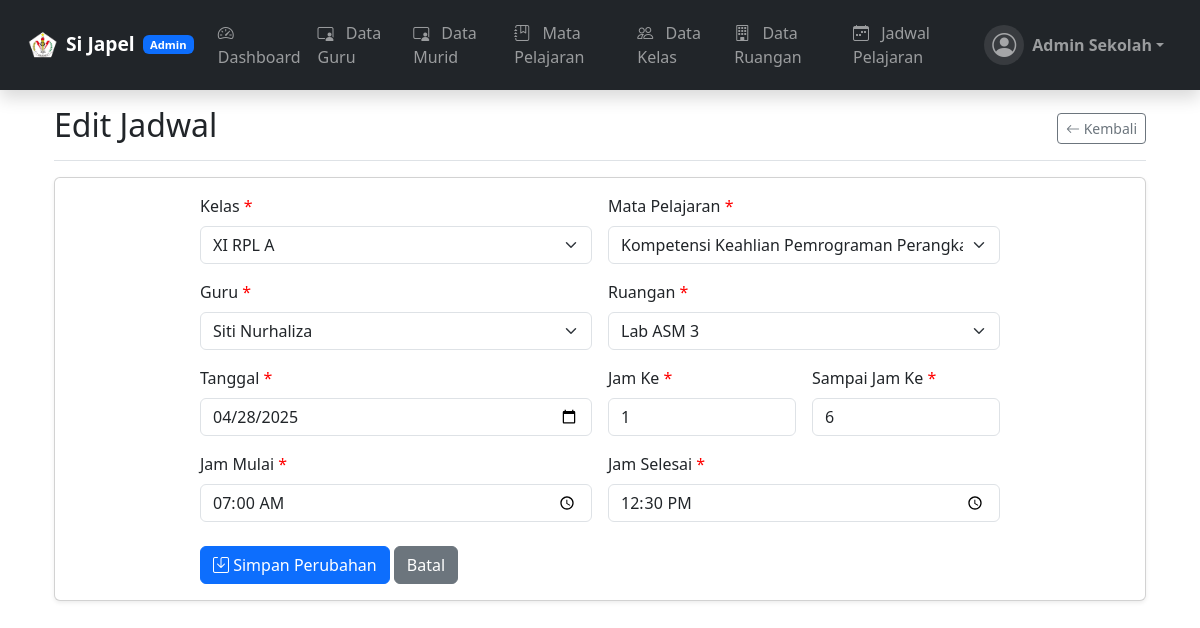
Screenshot of /admin/jadwal/edit.php?id=1 (signed in) with the database file from the repository.
### tables this page shows
CREATE TABLE `jadwal` (
  `id` int(11) NOT NULL,
  `hari` int(11) NOT NULL COMMENT '1-5 (Senin-Jumat)',
  `jam_ke` int(11) NOT NULL COMMENT '1-12',
  `sampai_jam_ke` int(11) NOT NULL COMMENT '1-12',
  `jam_mulai` time NOT NULL COMMENT '07:00-dst',
  `jam_selesai` time NOT NULL COMMENT '07:00-dst',
  `mapel_id` int(11) NOT NULL,
  `kelas_id` int(11) NOT NULL,
  `guru_id` int(11) NOT NULL,
  `ruangan_id` int(11) NOT NULL,
  `semester` int(11) NOT NULL DEFAULT 1,
  `tahun_ajaran` varchar(9) NOT NULL,
  `tanggal` date DEFAULT NULL
);

CREATE TABLE `kelas` (
  `id` int(11) NOT NULL,
  `nama_kelas` varchar(50) NOT NULL
);

CREATE TABLE `mata_pelajaran` (
  `id` int(11) NOT NULL,
  `nama_mapel` varchar(100) NOT NULL,
  `kode_mapel` varchar(20) NOT NULL
);

CREATE TABLE `users` (
  `id` int(11) NOT NULL,
  `username` varchar(50) NOT NULL,
  `password` varchar(255) NOT NULL,
  `nama` varchar(100) NOT NULL,
  `role` enum('admin','guru','murid') NOT NULL,
  `kelas_id` int(11) DEFAULT NULL,
  `created_at` timestamp NOT NULL DEFAULT current_timestamp()
);

CREATE TABLE `ruangan` (
  `id` int(11) NOT NULL,
  `nama_ruangan` varchar(50) NOT NULL
);

### admin/jadwal/edit.php (the view, shortened to what this page needs)
<?php
include '../../config/database.php';
$id = $conn->real_escape_string($_GET['id']);
$jadwal_query = "SELECT * FROM jadwal WHERE id = '$id'";
$jadwal_result = $conn->query($jadwal_query);
$jadwal = $jadwal_result->fetch_assoc();
$kelas = $conn->query("SELECT * FROM kelas ORDER BY nama_kelas");
$mapel = $conn->query("SELECT * FROM mata_pelajaran ORDER BY nama_mapel");
$guru = $conn->query("SELECT * FROM users WHERE role = 'guru' ORDER BY nama");
$ruangan = $conn->query("SELECT * FROM ruangan ORDER BY nama_ruangan");
?>
<!DOCTYPE html>
<html lang="en">
<head>
    <link href="https://cdn.jsdelivr.net/npm/bootstrap@5.3.0/dist/css/bootstrap.min.css" rel="stylesheet">
    <link rel="stylesheet" href="https://cdn.jsdelivr.net/npm/bootstrap-icons@1.10.0/font/bootstrap-icons.css">
    <link href="../../../assets/css/style.css" rel="stylesheet">
</head>
<body>
    <?php include_once '../header_admin.php'; ?>
    <main class="container px-4">
        <div
            class="d-flex justify-content-between flex-wrap flex-md-nowrap align-items-center pt-3 pb-2 mb-3 border-bottom">
            <h1 class="h2">Edit Jadwal</h1>
            <a href="index.php" class="btn btn-sm btn-outline-secondary">
                <i class="bi bi-arrow-left"></i> Kembali
            </a>
        </div>
        <div class="card shadow-sm">
            <div class="card-body">
                <form action="process.php" method="POST" class="form-container">
                    <div class="row g-3">
                        <div class="col-md-6">
                            <label for="kelas_id" class="form-label required-field">Kelas</label>
                            <select class="form-select" id="kelas_id" name="kelas_id" required>
                                <?php while ($row = $kelas->fetch_assoc()): ?>
                                    <option value="<?php echo $row['id']; ?>" <?php echo ($jadwal['kelas_id'] == $row['id']) ? 'selected' : ''; ?>>
                                        <?php echo htmlspecialchars($row['nama_kelas']); ?>
                                    </option>
                                <?php endwhile; ?>
                            </select>
                        </div>
                        <div class="col-md-6">
                            <label for="mapel_id" class="form-label required-field">Mata Pelajaran</label>
                            <select class="form-select" id="mapel_id" name="mapel_id" required>
                                <?php while ($row = $mapel->fetch_assoc()): ?>
                                    <option value="<?php echo $row['id']; ?>" <?php echo ($jadwal['mapel_id'] == $row['id']) ? 'selected' : ''; ?>>
                                        <?php echo htmlspecialchars($row['nama_mapel']); ?>
                                    </option>
                                <?php endwhile; ?>
                            </select>
                        </div>
                        <div class="col-md-6">
                            <label for="guru_id" class="form-label required-field">Guru</label>
                            <select class="form-select" id="guru_id" name="guru_id" required>
                                <?php while ($row = $guru->fetch_assoc()): ?>
                                    <option value="<?php echo $row['id']; ?>" <?php echo ($jadwal['guru_id'] == $row['id']) ? 'selected' : ''; ?>>
                                        <?php echo htmlspecialchars($row['nama']); ?>
                                    </option>
                                <?php endwhile; ?>
                            </select>
                        </div>
                        <div class="col-md-6">
                            <label for="ruangan_id" class="form-label required-field">Ruangan</label>
                            <select class="form-select" id="ruangan_id" name="ruangan_id" required>
                                <?php while ($row = $ruangan->fetch_assoc()): ?>
                                    <option value="<?php echo $row['id']; ?>" <?php echo ($jadwal['ruangan_id'] == $row['id']) ? 'selected' : ''; ?>>
                                        <?php echo htmlspecialchars($row['nama_ruangan']); ?>
                                    </option>
                                <?php endwhile; ?>
                            </select>
                        </div>
                        <div class="col-md-6">
                            <label for="tanggal" class="form-label required-field">Tanggal</label>
                            <input type="date" class="form-control" id="tanggal" name="tanggal"
                                value="<?php echo htmlspecialchars($jadwal['tanggal']); ?>" required>
                        </div>
                        <div class="col-md-3">
                            <label for="jam_ke" class="form-label required-field">Jam Ke</label>
                            <input type="number" class="form-control" id="jam_ke" name="jam_ke" min="1" max="12"
                                value="<?php echo htmlspecialchars($jadwal['jam_ke']); ?>" required>
                        </div>
                        <div class="col-md-3">
                            <label for="sampai_jam_ke" class="form-label required-field">Sampai Jam Ke</label>
                            <input type="number" class="form-control" id="sampai_jam_ke" name="sampai_jam_ke" min="1"
                                max="12" value="<?php echo htmlspecialchars($jadwal['sampai_jam_ke']); ?>" required>
                        </div>
                        <div class="col-md-6">
                            <label for="jam_mulai" class="form-label required-field">Jam Mulai</label>
                            <input type="time" class="form-control" id="jam_mulai" name="jam_mulai"
                                value="<?php echo date('H:i', strtotime($jadwal['jam_mulai'])); ?>" required>
                        </div>
                        <div class="col-md-6">
                            <label for="jam_selesai" class="form-label required-field">Jam Selesai</label>
                            <input type="time" class="form-control" id="jam_selesai" name="jam_selesai"
                                value="<?php echo date('H:i', strtotime($jadwal['jam_selesai'])); ?>" required>
                        </div>
                        <div class="col-12 mt-4">
                            <button type="submit" class="btn btn-primary">
                                <i class="bi bi-save"></i> Simpan Perubahan
                            </button>
                            <a href="index.php" class="btn btn-secondary">Batal</a>
                        </div>
                    </div>
                </form>
            </div>
        </div>
    </main>
</body>
</html>

### admin/jadwal/edit.php (style rules this page uses)
.form-container { max-width: 800px; margin: 0 auto; }
.required-field::after { content: " *"; color: red; }

### rows the page displays
jadwal: kelas_id "XI RPL A", mapel_id "Kompetensi Keahlian Pemrograman Perangkat Bergerak", guru_id "Siti Nurhaliza", ruangan_id "Lab ASM 3", tanggal "04/28/2025", jam_ke "1", sampai_jam_ke "6", jam_mulai "07:00", jam_selesai "12:30"

### other values shown
$current_role "Admin"
$nama "Admin Sekolah"
